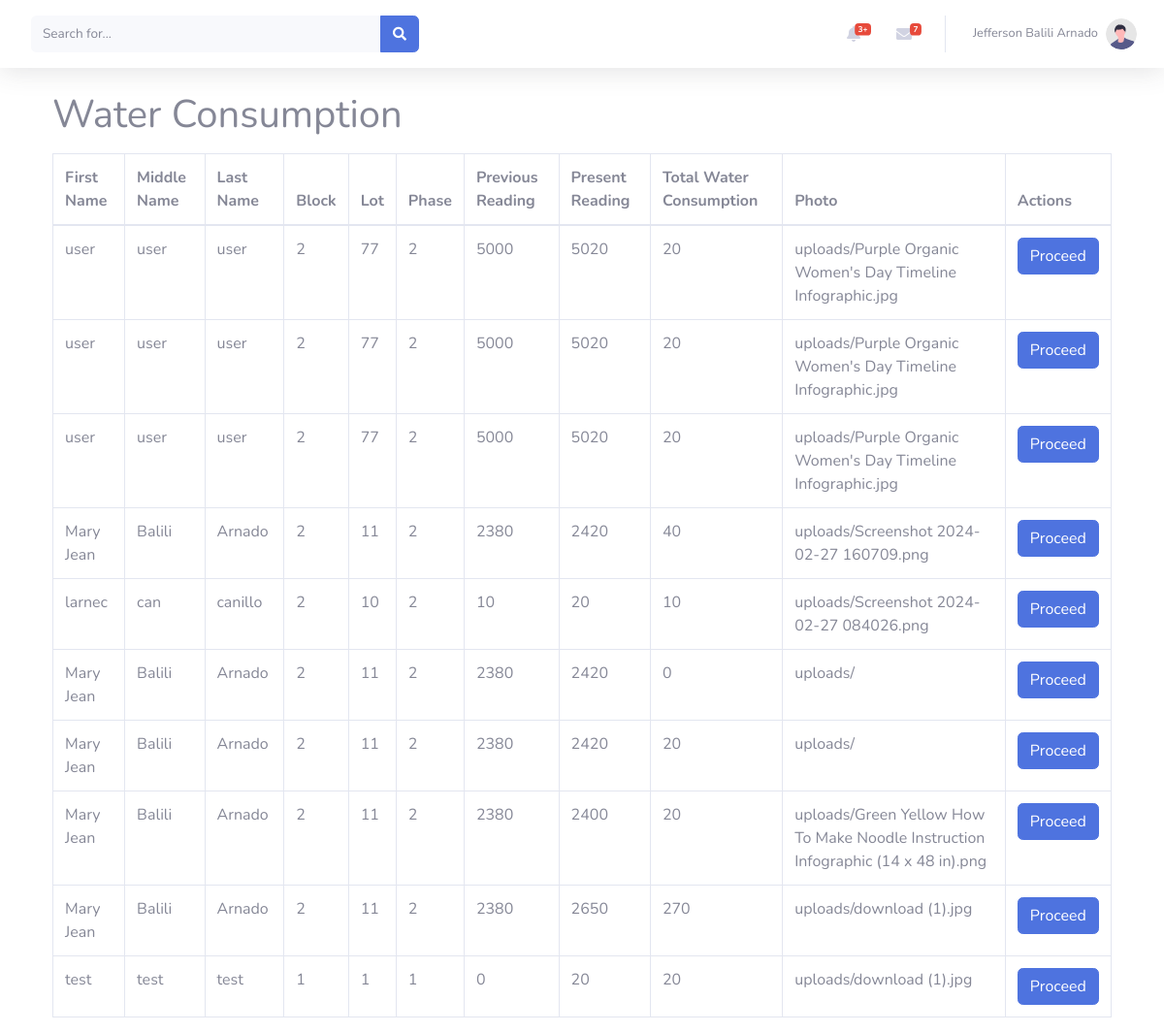
/consumptionlist.php (signed in), run on the app's committed database.
### tables this page shows
CREATE TABLE `user` (
  `id` int(50) NOT NULL,
  `firstname` varchar(50) NOT NULL,
  `middlename` varchar(50) NOT NULL,
  `lastname` varchar(50) NOT NULL,
  `block` int(50) NOT NULL,
  `lot` int(50) NOT NULL,
  `phase` int(30) NOT NULL,
  `username` varchar(30) NOT NULL,
  `password` varchar(500) NOT NULL,
  `emailadd` varchar(50) NOT NULL,
  `phonenum` bigint(12) NOT NULL,
  `address` varchar(50) NOT NULL,
  `postalcode` int(50) NOT NULL,
  `usertype` varchar(50) NOT NULL,
  `photo` varchar(50) NOT NULL,
  `status` int(1) NOT NULL DEFAULT 0
);

### includes/nav-reader.php (the view, shortened to what this page needs)
<nav class="navbar navbar-expand navbar-light bg-white topbar mb-4 static-top shadow">
<form
    class="d-none d-sm-inline-block form-inline mr-auto ml-md-3 my-2 my-md-0 mw-100 navbar-search">
    <div class="input-group">
        <input type="text" class="form-control bg-light border-0 small" placeholder="Search for..."
            aria-label="Search" aria-describedby="basic-addon2">
        <div class="input-group-append">
            <button class="btn btn-primary" type="button">
                <i class="fas fa-search fa-sm"></i>
            </button>
        </div>
    </div>
</form>
<ul class="navbar-nav ml-auto">
    <li class="nav-item dropdown no-arrow mx-1">
        <a class="nav-link dropdown-toggle" href="#" id="alertsDropdown" role="button"
            data-toggle="dropdown" aria-haspopup="true" aria-expanded="false">
            <i class="fas fa-bell fa-fw"></i>
            <span class="badge badge-danger badge-counter">3+</span>
        </a>
    </li>
    <li class="nav-item dropdown no-arrow mx-1">
        <a class="nav-link dropdown-toggle" href="#" id="messagesDropdown" role="button"
            data-toggle="dropdown" aria-haspopup="true" aria-expanded="false">
            <i class="fas fa-envelope fa-fw"></i>
            <span class="badge badge-danger badge-counter">7</span>
        </a>
    </li>
    <li class="nav-item dropdown no-arrow">
    <a class="nav-link dropdown-toggle" href="#" id="userDropdown" role="button"
            data-toggle="dropdown" aria-haspopup="true" aria-expanded="false">
            <span class="mr-2 d-none d-lg-inline text-gray-600 small"><?php echo $row['firstname'] . ' ' . $row['middlename'] . ' ' . $row['lastname']; ?></span>
            <img class="img-profile rounded-circle"
                src="img/undraw_profile.svg">
        </a>
    </li>
</ul>
</nav>

### data on the page
user: firstname "Jefferson", middlename "Balili", lastname "Arnado"

### other printed values
$row["firstname"] "user"
$row["middlename"] "user"
$row["lastname"] "user"
$row["block"] "2"
$row["lot"] "77"
$row["phase"] "2"
$row["previous_reading"] "5000"
$row["present_reading"] "5020"
$row["total_consumption"] "20"
$row["file_path"] "uploads/Purple Organic Women's Day Timeline Infographic.jpg"
$row["firstname"] "Mary Jean"
$row["middlename"] "Balili"
$row["lastname"] "Arnado"
$row["lot"] "11"
$row["previous_reading"] "2380"
